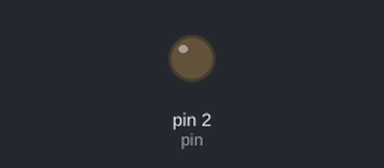
Recording of a sketch running on a simulated Arduino Uno, built with avr-gcc and run on an emulated ATmega328P. Parts: output pins drawn as LEDs (lit = HIGH).

Above: at 0.4 s.
At 3.6 s:
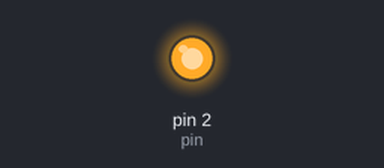
Timing chart, 0 to 10.7 s (numbered marks = the images above):
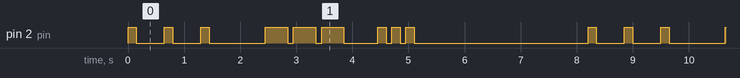

Measured:
- by itself, pin 2 (pin): repeats every 8.2 s: 2 × (LOW 0.50 s, HIGH 0.15 s), LOW 1.0 s, 2 × (HIGH 0.40 s, LOW 0.10 s), HIGH 0.40 s, LOW 0.60 s, 2 × (HIGH 0.15 s, LOW 0.10 s), HIGH 0.15 s, LOW 3.1 s, HIGH 0.15 s
- by itself, everything shown: repeats every 8.2 s, in 18 steps

The sketch:

sos_yardim_sinyali.ino
```cpp
int pin=2;
void setup() {
  pinMode(pin,OUTPUT);
}

void loop() {
  //S icin
  for(int x=0; x<3; x++){
    digitalWrite(pin,HIGH);
    delay(150);
    digitalWrite(pin,LOW);
    delay(500);
  }
  delay(500);
  for(int x=0; x<3; x++){
    digitalWrite(pin,HIGH);
    delay(400);
    digitalWrite(pin,LOW);
    delay(100);
  }
  delay(500);
  for(int x=0; x<3; x++){
    digitalWrite(pin,HIGH);
    delay(150);
    digitalWrite(pin,LOW);
    delay(100);
  }
  delay(3000);

}
```
